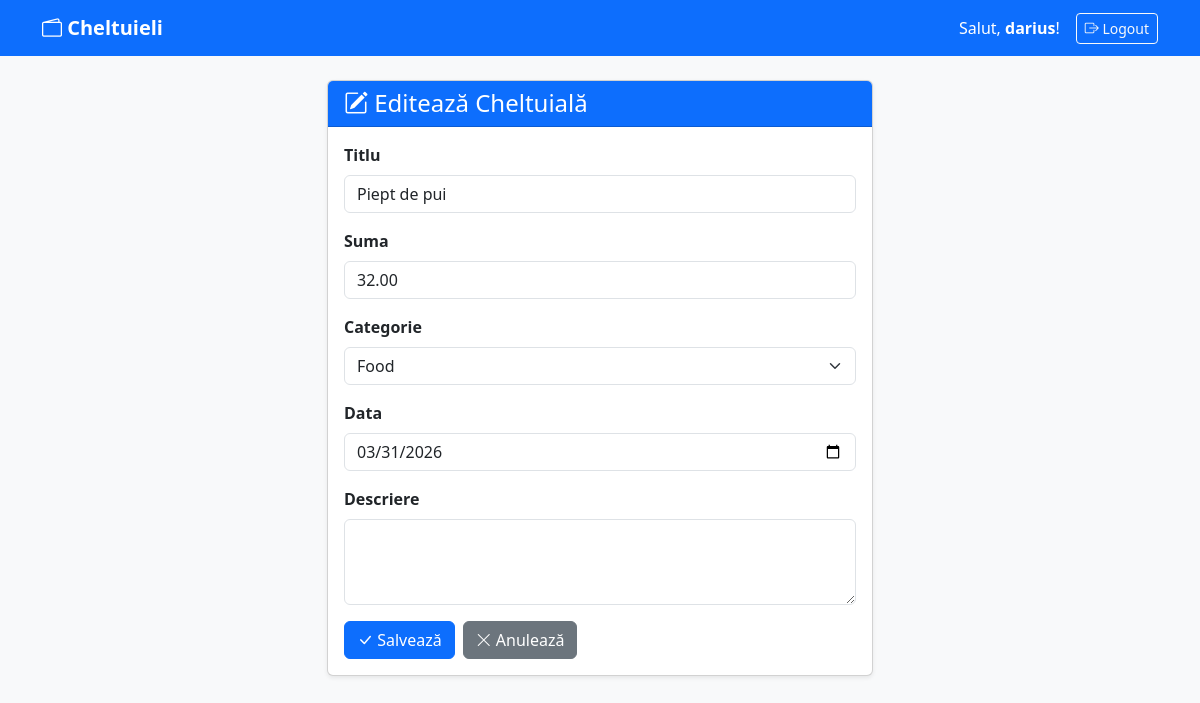
The page /editeaza/1/ (signed in) on the database its author committed.
### AplicatiePractica/models.py (models this page shows, shortened)
class Cheltuiala(models.Model):
    utilizator = models.ForeignKey(User, on_delete=models.CASCADE)
    categorie = models.ForeignKey(Categorie, on_delete=models.SET_NULL, null=True)
    titlu = models.CharField(max_length=200)
    suma = models.DecimalField(max_digits=10, decimal_places=2)
    data = models.DateField()
    descriere = models.TextField(blank=True, null=True)
    creat_la = models.DateTimeField(auto_now_add=True)
    class Meta:
        verbose_name_plural = "Cheltuieli"
        ordering = ['-data']

### AplicatiePractica/views.py (the view)
# urls.py: path('editeaza/<int:pk>/', views.editeaza_cheltuiala, name='editeaza_cheltuiala'),
@login_required
def editeaza_cheltuiala(request, pk):
    cheltuiala = get_object_or_404(Cheltuiala, pk=pk, utilizator=request.user)
    if request.method == 'POST':
        form = CheltuialaForm(request.POST, instance=cheltuiala)
        if form.is_valid():
            form.save()
            messages.success(request, f'Cheltuiala "{cheltuiala.titlu}" a fost actualizată!')
            return redirect('lista_cheltuieli')
    else:
        form = CheltuialaForm(instance=cheltuiala)
    return render(request, 'AplicatiePractica/form.html', {'form': form, 'titlu': 'Editează Cheltuială'})

### AplicatiePractica/forms.py
class CheltuialaForm(forms.ModelForm):
    class Meta:
        model = Cheltuiala
        fields = ['titlu', 'suma', 'categorie', 'data', 'descriere']
        widgets = {
            'titlu': forms.TextInput(attrs={'class': 'form-control'}),
            'suma': forms.NumberInput(attrs={'class': 'form-control'}),
            'categorie': forms.Select(attrs={'class': 'form-select'}),
            'data': forms.DateInput(attrs={'class': 'form-control', 'type': 'date'}),
            'descriere': forms.Textarea(attrs={'class': 'form-control', 'rows': 3}),
        }

### AplicatiePractica/models.py (called while the page is built)
    def __str__(self):
        return self.nume

### AplicatiePractica/templates/AplicatiePractica/form.html (shortened to what this page needs)
{% extends 'AplicatiePractica/base.html' %}
{% block content %}
<div class="row justify-content-center">
    <div class="col-md-6">
        <div class="card shadow-sm">
            <div class="card-header bg-primary text-white">
                <h4 class="mb-0"><i class="bi bi-pencil-square"></i> {{ titlu }}</h4>
            </div>
            <div class="card-body">
                <form method="post">
                    {% for field in form %}
                        <div class="mb-3">
                            <label class="form-label fw-semibold">{{ field.label }}</label>
                            {{ field }}
                        </div>
                    {% endfor %}
                    <div class="d-flex gap-2">
                        <button type="submit" class="btn btn-primary">
                            <i class="bi bi-check-lg"></i> Salvează
                        </button>
                        <a href="{% url 'lista_cheltuieli' %}" class="btn btn-secondary">
                            <i class="bi bi-x-lg"></i> Anulează
                        </a>
                    </div>
                </form>
            </div>
        </div>
    </div>
</div>
{% endblock %}

### AplicatiePractica/templates/AplicatiePractica/base.html (shortened to what this page needs)
<!DOCTYPE html>
<html lang="ro">
<head>
    <link href="https://cdn.jsdelivr.net/npm/bootstrap@5.3.0/dist/css/bootstrap.min.css" rel="stylesheet">
    <link href="https://cdn.jsdelivr.net/npm/bootstrap-icons@1.11.0/font/bootstrap-icons.css" rel="stylesheet">
</head>
<body class="bg-light">
<nav class="navbar navbar-expand-lg navbar-dark bg-primary">
    <div class="container">
        <a class="navbar-brand fw-bold" href="/">
            <i class="bi bi-wallet2"></i> Cheltuieli
        </a>
        <div class="ms-auto d-flex align-items-center gap-3">
            {% if user.is_authenticated %}
                <span class="text-white">Salut, <strong>{{ user.username }}</strong>!</span>
                <form method="post" action="/accounts/logout/" class="d-inline">
                    <button type="submit" class="btn btn-outline-light btn-sm">
                        <i class="bi bi-box-arrow-right"></i> Logout
                    </button>
                </form>
            {% endif %}
        </div>
    </div>
</nav>
<div class="container mt-4">
    {% block content %}{% endblock %}
</div>
</body>
</html>

### rows shown on the page
Cheltuiala: form "Piept de pui" "32.00" "Food" "03/31/2026"

### other values the page prints
{{ user.username }} "darius"
{{ titlu }} "Editează Cheltuială"
{{ field.label }} "Titlu" "Suma" "Categorie" "Data" "Descriere"
